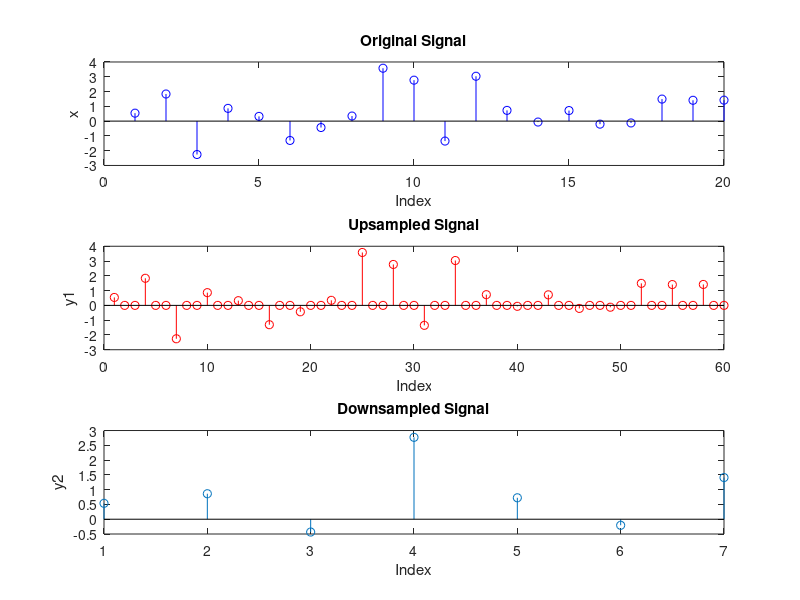

This chart was generated by the following MATLAB code:
function main1()
  % Example usage:
    x = [0.5377 1.8339 -2.2588 0.8622 0.3188 -1.3077 -0.4336 0.3426 3.5784 2.7694 -1.3499 3.0349 0.7254 -0.0631 0.7147 -0.2050 -0.1241 1.4897 1.4090 1.4172];
    f = 3;

  % Upsample and downsample the signal
    upsampled_sequence = upsampling(x, f);
    downsampled_sequence = downsampling(x, f);
  % Display the results
    disp('upsample ');
    disp(upsampled_sequence);
    disp('downsample ');
    disp(downsampled_sequence);

  % Plot the signals
    subplot(3,1,1);  % Arrange plots vertically in 3 rows, 1 column
    stem(1:length(x), x, 'b', 'Marker', 'o', 'DisplayName', 'Original Signal');
    title('Original Signal');
    xlabel('Index');
    ylabel('x');

    subplot(3,1,2);
    stem(1:length(upsampled_sequence), upsampled_sequence, 'r', 'Marker', 'o', 'DisplayName', 'Upsampled Signal');  % Corrected marker to 'x'
    title('Upsampled Signal');
    xlabel('Index');
    ylabel('y1');

    subplot(3,1,3);
    stem(1:length(downsampled_sequence), downsampled_sequence, 'p', 'Marker', 'o', 'DisplayName', 'Downsampled Signal');  % Corrected marker to 'x'
    title('Downsampled Signal');
    xlabel('Index');
    ylabel('y2');

end

function y1 = upsampling(x, f)
  % Pre-allocate the output array with zeros
    y1 = zeros(1, length(x) * f);

  % Upsample the signal using vectorized operations
    y1(1:f:end) = x;
end

function y2 = downsampling(x, f)
  % Pre-allocate the output array with zeros
    y2 = zeros(1, floor(length(x) / f));

  % Downsample the signal using vectorized operations
    y2 = x(1:f:end);
end
